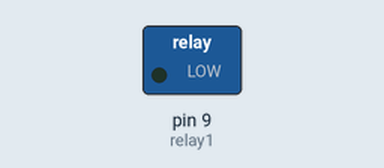
This sketch was run on a simulated Arduino Uno, built with avr-gcc and run on an emulated ATmega328P. Parts: switched loads named in the sketch (green lamp = pin HIGH).

Above: at 3.0 s.
At 9.5 s:
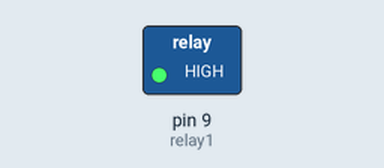
Timing chart, 0 to 16.9 s (numbered marks = the images above):
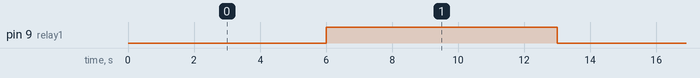

The sketch:

latihanRelay.ino
```cpp
const int relay1 = 9;
void setup() {
pinMode(relay1,OUTPUT);
Serial.begin(9600);
}

void loop() {

digitalWrite(relay1, LOW);
delay(6000);
digitalWrite(relay1, HIGH);
delay(7000);
}
```

Measured:
- by itself, pin 9 (relay1): alternates HIGH for 7.0 s and LOW for 6.0 s
